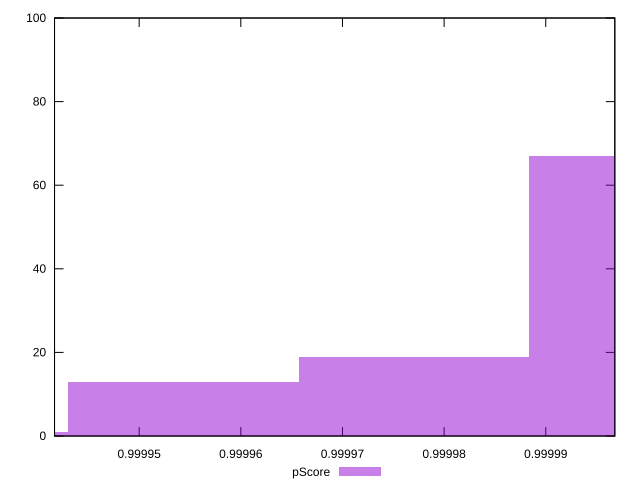

Reproduce this figure in gnuplot.
reset

$pScore <<EOF
0.9999996931163636 67
0.9999543488538604 13
0.999977020985112 19
0.9999316767226087 1
EOF

set key outside below
set boxwidth 0.000022672131251646307
set xrange [0.9999416738899494:0.9999967944940666]
set yrange [0:100]
set trange [0:100]
set style fill transparent solid 0.5 noborder
set terminal svg size 640, 490 enhanced background rgb 'white'
set output "report_00008_2021-01-22T20:58:29.167/max-potential-fid/samples/pages+cached+noadtech/pScore/histogram.svg"

plot $pScore title "pScore" with boxes

reset
